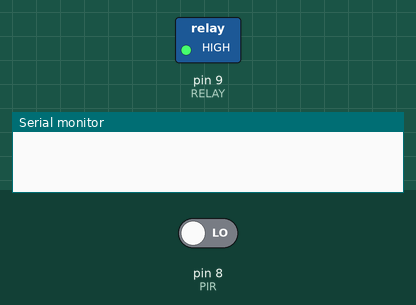
Recording of a sketch running on a simulated Arduino Uno, built with avr-gcc and run on an emulated ATmega328P. Shown: switched loads named in the sketch (green lamp = pin HIGH), the last lines printed to the serial monitor. The test bench sets the inputs (shaded band); at power-on: pin 8 (PIR) LOW.

Above: at 3.2 s.
3.3 s: pin 8 (PIR) driven HIGH
At 4.5 s:
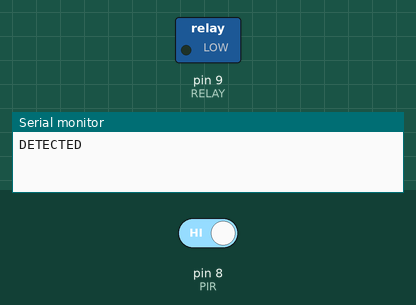
4.8 s: pin 8 (PIR) driven LOW
At 7.8 s:
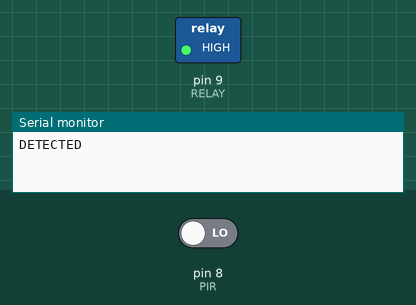
Timing chart, 0 to 9.3 s (numbered marks = the images above; inputs shaded):
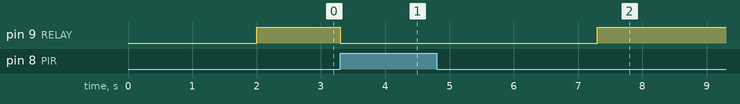

The sketch:

relayPIR.ino
```cpp
int PIR = 8;
int RELAY = 9;

int STATE = 0;

void setup() {
  // put your setup code here, to run once:
  pinMode(PIR, INPUT);
  pinMode(RELAY, OUTPUT);
  delay(2000);
  Serial.begin(9600);
}

void loop() {
  // put your main code here, to run repeatedly:
  STATE = digitalRead(PIR);
  if (STATE == HIGH){
    Serial.println("DETECTED");
    digitalWrite(RELAY, LOW);
    delay(4000);

  }
  else{
     digitalWrite(RELAY, HIGH);

  }

}
```

Measured:
- after the input at 3.3 s, pin 9 (RELAY): HIGH → LOW at once
- after the input at 4.8 s, pin 9 (RELAY): LOW → HIGH after 2.5 s
